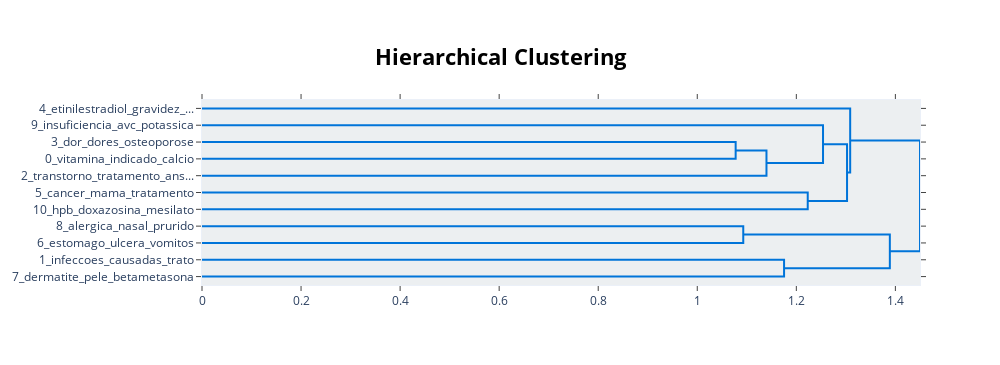

The notebook cell this image was saved under:
### Markdown cell above
## Visualize Topic Hierarchy

The topics that were created can be hierarchically reduced. In order to understand the potential hierarchical structure of the topics, we can use scipy.cluster.hierarchy to create clusters and visualize how they relate to one another. This might help selecting an appropriate nr_topics when reducing the number of topics that you have created.

### Code cell
topic_model.visualize_hierarchy(top_n_topics=50)

### Figure 1 — Plotly figure (JSON) as saved in the notebook; plotly's stock layout.template omitted (floating-point values rounded to 4 significant figures)
{"data": [{"hoverinfo": "text", "marker": {"color": "rgb(0,116,217)"}, "mode": "lines", "x": [0.0, 1.077, 1.077, 0.0], "xaxis": "x", "y": [-25.0, -25.0, -35.0, -35.0], "yaxis": "y", "type": "scatter"}, {"hoverinfo": "text", "marker": {"color": "rgb(0,116,217)"}, "mode": "lines", "x": [1.077, 1.14, 1.14, 0.0], "xaxis": "x", "y": [-30.0, -30.0, -45.0, -45.0], "yaxis": "y", "type": "scatter"}, {"hoverinfo": "text", "marker": {"color": "rgb(0,116,217)"}, "mode": "lines", "x": [0.0, 1.254, 1.254, 1.14], "xaxis": "x", "y": [-15.0, -15.0, -37.5, -37.5], "yaxis": "y", "type": "scatter"}, {"hoverinfo": "text", "marker": {"color": "rgb(0,116,217)"}, "mode": "lines", "x": [0.0, 1.223, 1.223, 0.0], "xaxis": "x", "y": [-55.0, -55.0, -65.0, -65.0], "yaxis": "y", "type": "scatter"}, {"hoverinfo": "text", "marker": {"color": "rgb(0,116,217)"}, "mode": "lines", "x": [1.254, 1.302, 1.302, 1.223], "xaxis": "x", "y": [-26.25, -26.25, -60.0, -60.0], "yaxis": "y", "type": "scatter"}, {"hoverinfo": "text", "marker": {"color": "rgb(0,116,217)"}, "mode": "lines", "x": [0.0, 1.309, 1.309, 1.302], "xaxis": "x", "y": [-5.0, -5.0, -43.12, -43.12], "yaxis": "y", "type": "scatter"}, {"hoverinfo": "text", "marker": {"color": "rgb(0,116,217)"}, "mode": "lines", "x": [0.0, 1.093, 1.093, 0.0], "xaxis": "x", "y": [-75.0, -75.0, -85.0, -85.0], "yaxis": "y", "type": "scatter"}, {"hoverinfo": "text", "marker": {"color": "rgb(0,116,217)"}, "mode": "lines", "x": [0.0, 1.175, 1.175, 0.0], "xaxis": "x", "y": [-95.0, -95.0, -105.0, -105.0], "yaxis": "y", "type": "scatter"}, {"hoverinfo": "text", "marker": {"color": "rgb(0,116,217)"}, "mode": "lines", "x": [1.093, 1.389, 1.389, 1.175], "xaxis": "x", "y": [-80.0, -80.0, -100.0, -100.0], "yaxis": "y", "type": "scatter"}, {"hoverinfo": "text", "marker": {"color": "rgb(0,116,217)"}, "mode": "lines", "x": [1.309, 1.45, 1.45, 1.389], "xaxis": "x", "y": [-24.06, -24.06, -90.0, -90.0], "yaxis": "y", "type": "scatter"}], "layout": {"autosize": false, "height": 365, "hovermode": "closest", "showlegend": false, "width": 1000, "xaxis": {"mirror": "allticks", "rangemode": "tozero", "showgrid": false, "showline": true, "showticklabels": true, "ticks": "outside", "type": "linear", "zeroline": false}, "yaxis": {"mirror": "allticks", "rangemode": "tozero", "showgrid": false, "showline": true, "showticklabels": true, "tickmode": "array", "ticks": "outside", "ticktext": ["4_etinilestradiol_gravidez_...", "9_insuficiencia_avc_potassica", "3_dor_dores_osteoporose", "0_vitamina_indicado_calcio", "2_transtorno_tratamento_ans...", "5_cancer_mama_tratamento", "10_hpb_doxazosina_mesilato", "8_alergica_nasal_prurido", "6_estomago_ulcera_vomitos", "1_infeccoes_causadas_trato", "7_dermatite_pele_betametasona"], "tickvals": [-5.0, -15.0, -25.0, -35.0, -45.0, -55.0, -65.0, -75.0, -85.0, -95.0, -105.0], "type": "linear", "zeroline": false, "range": [-110.0, 0.0]}, "title": {"font": {"size": 22, "color": "Black"}, "text": "<b>Hierarchical Clustering</b>", "x": 0.5, "xanchor": "center", "yanchor": "top"}, "hoverlabel": {"font": {"size": 16, "family": "Rockwell"}, "bgcolor": "white"}, "plot_bgcolor": "#ECEFF1"}}
